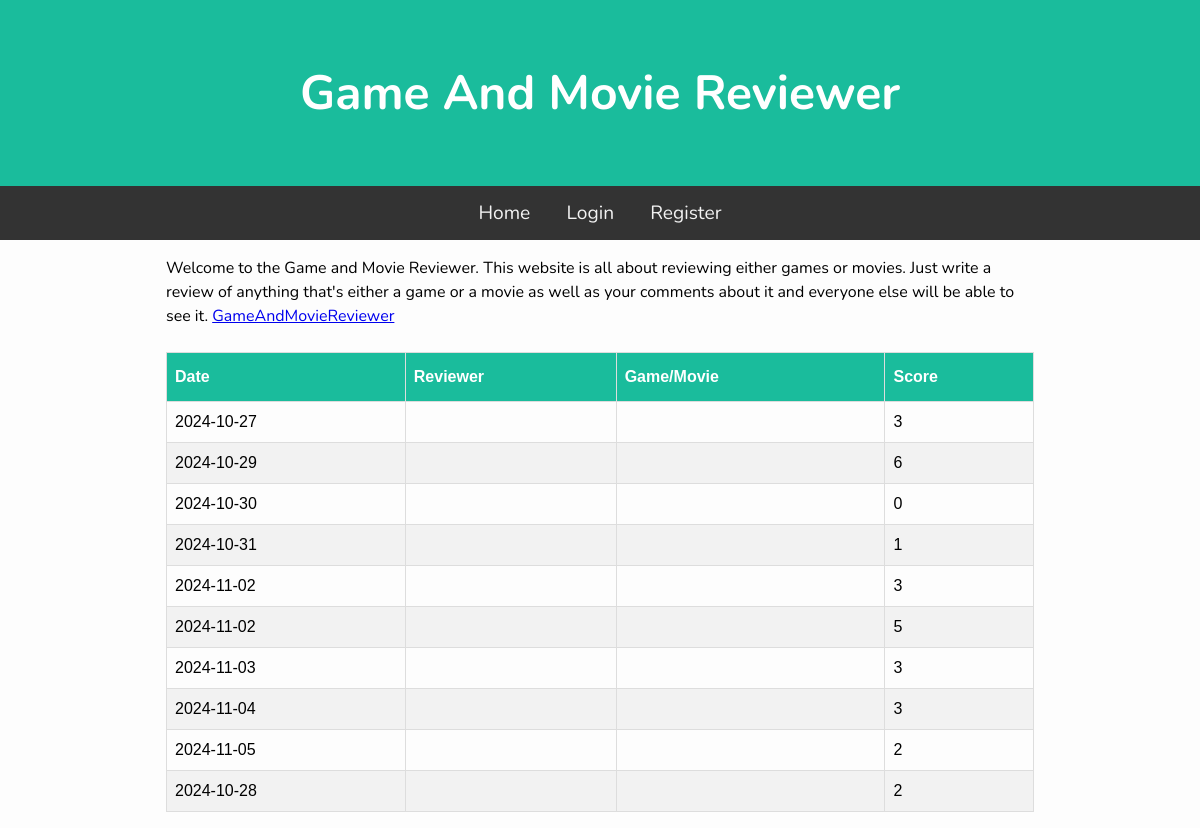
The page / on the database its author committed.
### tables this page shows
CREATE TABLE Guesses (id INTEGER PRIMARY KEY AUTOINCREMENT, user_id INTEGER, date TEXT NOT NULL, score INTEGER, game TEXT NOT NULL);

### main.py (the view)
@app.route("/")
def Home():
    guessData = db.GetAllGuesses()
    return render_template("index.html", guesses=guessData)

### db.py (called while the page is built)
def GetDB():
    db = sqlite3.connect(".database/gmr.db")
    db.row_factory = sqlite3.Row
    return db

def GetAllGuesses():
    db = GetDB()
    guesses = db.execute("SELECT * FROM Guesses").fetchall()
    db.close()
    return guesses

### templates/index.html (shortened to what this page needs)
{% extends "base.html" %}
{% block content %}
<div class="container">
    <p>Welcome to the Game and Movie Reviewer. This website is all about reviewing either games or movies. Just write a review of anything that's either a game or a movie as well as your comments about it and everyone else will be able to see it.
<a href="https://GameAndMovieReviewer">GameAndMovieReviewer</a>
</div>
<br>
<table class="guess_table">
    <thead>
        <th>Date</th>
        <th>Reviewer</th>
        <th>Game/Movie</th>
        <th>Score</th>
    </thead>
    <tbody>
        {% for guess in guesses %}
        <tr>
            <td>{{ guess['date'] }}</td>
            <td>{{ guess['username'] }}</td>
            <td>{{ guess['Media'] }}</td>
            <td>{{ guess['score'] }}</td>
        </tr>
        {% endfor %}
    </tbody>
</table>
{% endblock %}

### templates/base.html (shortened to what this page needs)
<!DOCTYPE html>
<html lang="en">
     <link rel="stylesheet" href="static/css/style.css" />
</head>
</body>
    <h1 class="banner">Game And Movie Reviewer</h1>
     <nav>
        <a href="/">Home</a>
        <a href="/login">Login</a>
        <a href="/register">Register</a>
    </nav>
     <main>
        {% block content %}
        {% endblock %}
    </main>
</body>
</html>

### static/css/style.css (style rules this page uses)
* { padding: 0; margin: 0; box-sizing: border-box; }
main { max-width: 900px; margin: auto; padding: 1rem; line-height: 1.5; }
.banner { padding: 60px; text-align: center; background: #1abc9c; color: white; font-size: 3em; }
nav { overflow: hidden; background-color: #333; text-align: center; }
nav a { display: inline-block; color: #f2f2f2; padding: 14px 16px; text-decoration: none; font-size: 1.2em; }
.guess_table { font-family: Arial, Helvetica, sans-serif; border-collapse: collapse; width: 100%; }
.guess_table td, .guess_table th { border: 1px solid #ddd; padding: 8px; }
.guess_table tr:nth-child(even) { background-color: #f2f2f2; }
.guess_table th { padding-top: 12px; padding-bottom: 12px; text-align: left; background-color: #1abc9c; color: white; }

### rows shown on the page
Guesses: date "2024-10-27", score "3"
Guesses: date "2024-10-29", score "6"
Guesses: date "2024-10-30", score "0"
Guesses: date "2024-10-31", score "1"
Guesses: date "2024-11-02", score "3"
Guesses: date "2024-11-02", score "5"
Guesses: date "2024-11-03", score "3"
Guesses: date "2024-11-04", score "3"
Guesses: date "2024-11-05", score "2"
Guesses: date "2024-10-28", score "2"
